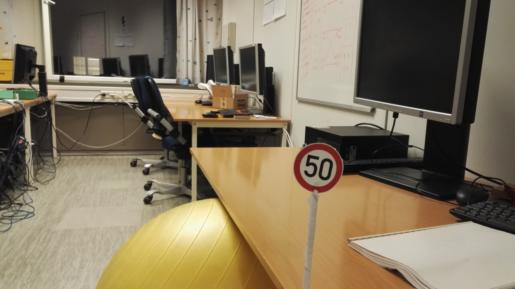
#> input picture simulation/pics/in/IMG_20171101_190252.jpg, 515 x 289 px; its folder holds only this picture in this run
$ python preprocessing.py   (Python 2 division)   (older library calls are emulated)
#> lines starting #> are read from the running program, lines starting #| are printed output that depends on the picture; after the words box and inside, x2 and y2 are one past the last pixel; in counts of white or black regions, pixels touching at a corner belong together
# Open images
from PIL import Image
# For finding all files in a directory
from os import walk
from scipy import ndimage
from scipy import misc
#from scipy import spatial
import numpy as np
import math
from datetime import datetime
from time import time
from numpy import linalg

# Euclidean distance between the color of a pixel and a specified color
def distance(pixel, color):
    return np.linalg.norm(pixel-color)

# Find pixels with color in a specified color range
def get_colored_region(image,colors,radii):
    X, Y, z = image.shape
    new_img = np.zeros((X,Y))
    for x in xrange(X):
        for y in xrange(Y):
            for i in xrange(len(colors)):
                if distance(image[x,y],colors[i]) < radii[i]:
                    new_img[x,y] = 1
    return new_img.astype(np.int)

# Find center of object
# [54 lines left out: functions get_center_of_mass, get_size, dilate, dilation, get_coords, not called in this run]

def crop(image, coords):
    return image[coords[0]:coords[1],coords[2]:coords[3]]

def preprocessing(image, colors, radii, scale):
    x,y,z = image.shape
    img = misc.imresize(image, (int(x/scale), int(y/scale)))
    img = get_colored_region(img,colors,radii)
    if np.sum(img) > 30: # random
        coords = get_coords(img)
        try:
            coords = np.multiply(coords, scale)
            res = crop(image, coords)
            return misc.imresize(res, (32,32))
        except ValueError:
            return np.zeros((2,2))
    else: return np.zeros((2,2))

in_path = "pics/in/"
out_path = "pics/out/"

red = np.array([123,34,30])
#blue = np.array([25,50,110])
blue = np.array([21,42,95])
radii = [30, 45]
colors = [red, blue]
S = time()
for (dirpath, dirnames, filenames) in walk(in_path):
    for filename in filenames:
        if '.jpg' in filename:
            img = np.array(Image.open(in_path + filename))
#> img is the input picture: shape (289, 515, 3); mean R, G, B 129.9, 117.1, 93.6
            #s = time()
            #p = preprocessing(img, colors, radii, 3)
            p = preprocessing(img, colors, radii, 4)
#> in preprocessing, `img = misc.imresize(image, (int(x/scale), int(y/scale)))`:
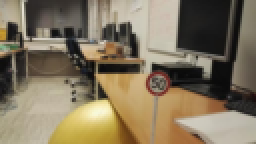
#> img: shape (72, 128, 3) (shown 2 times larger); mean R, G, B 129.9, 117.1, 93.6
#> after the loop in get_colored_region, `for x in xrange(X):`:
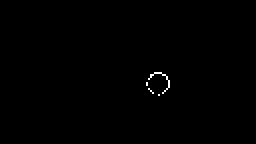
#> new_img: shape (72, 128) float64 (shown 2 times larger); values 0 (black) and 1 (white), 0.27% white in thin lines or dots, all inside (x1, y1, x2, y2) = (73, 36, 85, 48)
#> p = [[0, 0], [0, 0]]
            if p.shape == (2,2):
                continue
            #print time()-s
            misc.imsave(out_path+filename, p)
print "Total time: " + str(time()-S)
